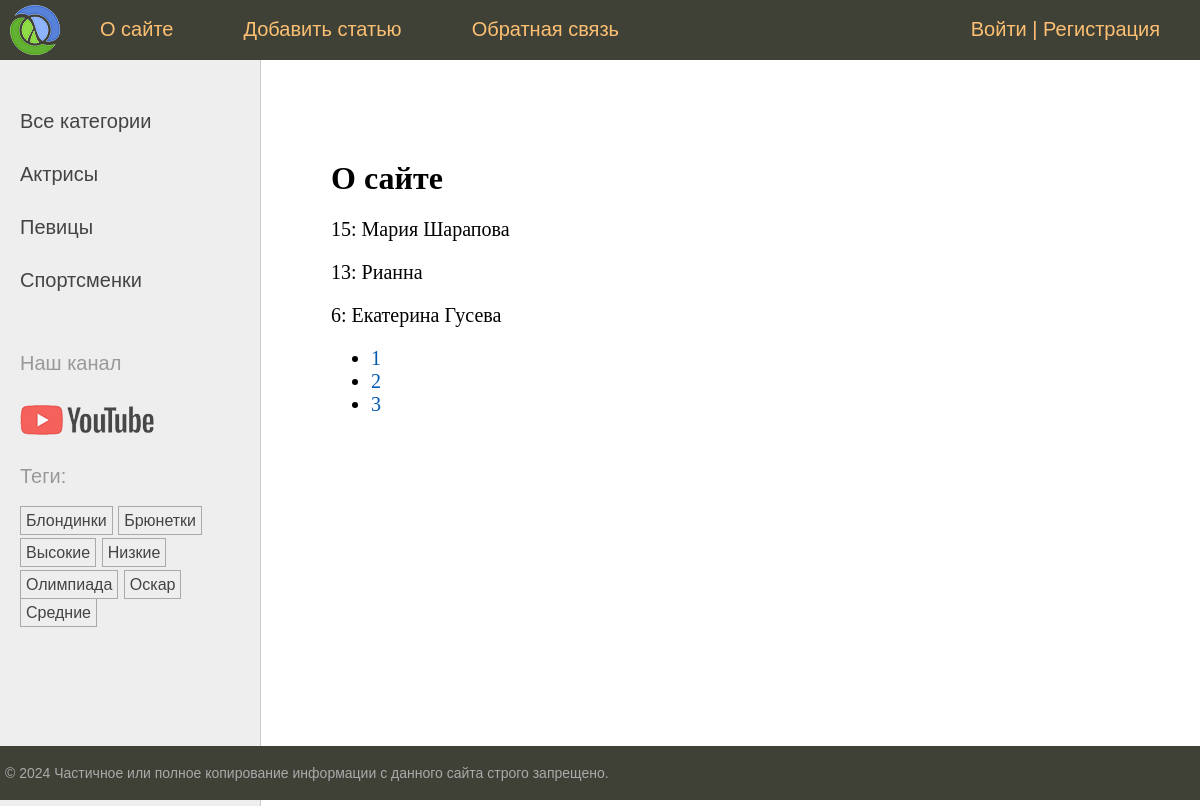
Page /about/ on the earlier database version.
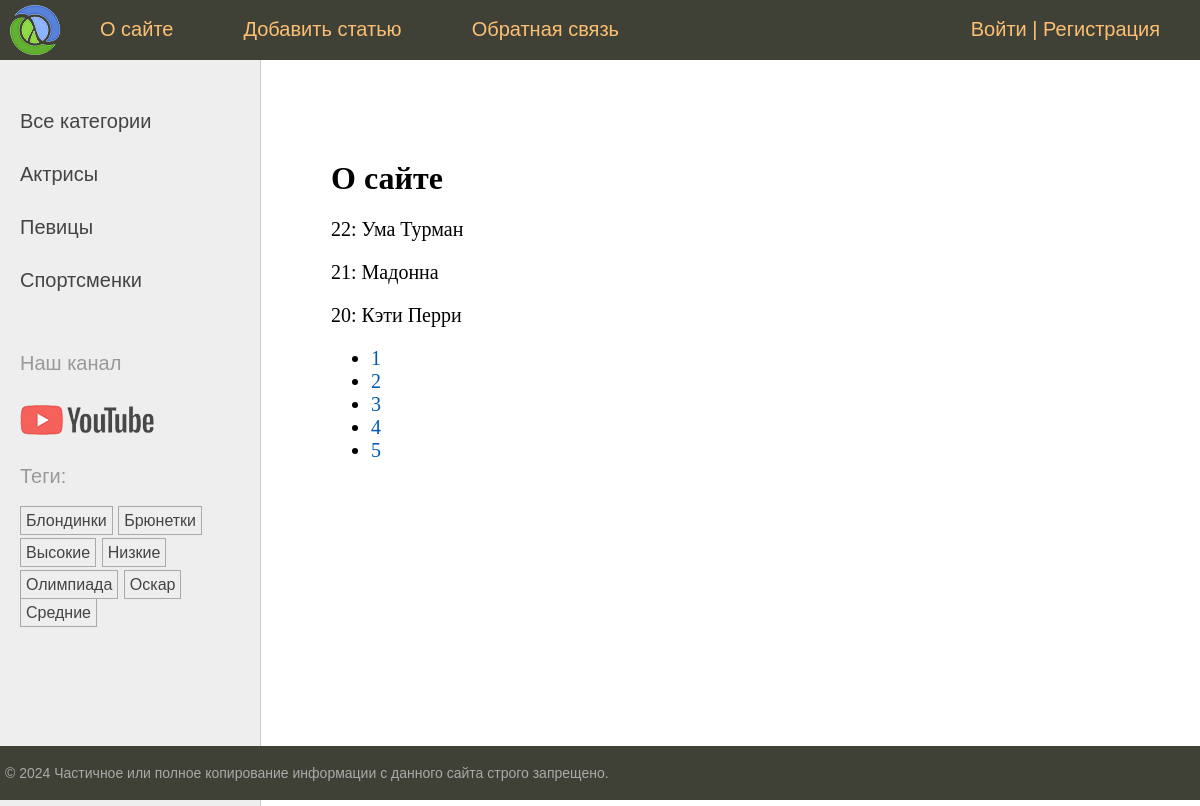
Same page on the later database version.
### women/models.py (models this page shows, shortened)
class Category(models.Model):  # Модель Category в виде класса для связи many-to-one (нашей первичной модели category)
    name = models.CharField(max_length=100, db_index=True, verbose_name="Категория")  # имя категории + индекс-е поле
    slug = models.SlugField(max_length=255, unique=True, db_index=True)  # поле для обращения по slug + index
    class Meta:  # мета класс для вывода класса Category в админ панель
        verbose_name = "Категория"
        verbose_name_plural = "Категории"
    def get_absolute_url(self):  # метод для формирования URl адреса (см шаблон в list_categories.html)
        return reverse('category', kwargs={'cat_slug': self.slug})  # возвращает с помощью reverse маршрут по

class TagPost(models.Model):  # модель для тегов наследуем от класса Model
    tag = models.CharField(max_length=100, db_index=True)  # название тега(индексированное) + max длина 100 символов
    slug = models.SlugField(max_length=255, unique=True, db_index=True)  # поле для slug (уникален и индексирован)
    def get_absolute_url(self):  # метод возвращает url для конкретного тега(также отвечает в админке-смотреть на сайте)
        return reverse('tag', kwargs={'tag_slug': self.slug})  # slug берется из бд и формируется маршрут

class Women(models.Model):  # наш класс-модель с полями для таблицы
    class Status(models.IntegerChoices):  # класс для именовывания опубликованных/не опубликованных статей в виджете
        DRAFT = 0, 'Черновик'  # название-статус в виджете в виде кортежа с int
        PUBLISHED = 1, 'Опубликовано'  # - костыль в 20 строке - преобразует 1 и 0 в булевы значения
    title = models.CharField(max_length=255, verbose_name="Заголовок")  # Заголовок с максимальным кол-во символов
    slug = models.SlugField(max_length=255, unique=True, db_index=True, verbose_name="Slug",  # связка с slug в urls
                            validators=[  # стандартные валидаторы для slug + сообщение
                                MinLengthValidator(5, message="Минимум 5 символов"),
                                MaxLengthValidator(100, message="Максимум 100 символов")])
    photo = models.ImageField(upload_to="photos/%y/%m/%d", default=None,  # поле для загрузки фото для постов +
                              blank=True, null=True, verbose_name="Фото")  # параметры загрузки(каталог, имя...)
    content = models.TextField(blank=True, verbose_name="Текст статьи")  # Поле для текста(статьи) с доступно пустым
    time_create = models.DateTimeField(auto_now_add=True, verbose_name="Время создания")  # авто заполнение времени
    time_update = models.DateTimeField(auto_now=True, verbose_name="Время изменения")  # меняющееся при каждом изменении
    is_published = models.BooleanField(choices=tuple(map(lambda x: (bool(x[0]), x[1]), Status.choices)),  # Публикация +
                                       default=Status.DRAFT, verbose_name="Статус")  # костыль "опубликовано" в админке
    cat = models.ForeignKey('Category', on_delete=models.PROTECT, related_name='posts', verbose_name="Категории")
    tags = models.ManyToManyField('TagPost', blank=True, related_name='tags', verbose_name="Теги")  # many-to-many
    husband = models.OneToOneField('Husband', on_delete=models.SET_NULL,
                                   null=True, blank=True, related_name='wuman', verbose_name="Муж")
    objects = models.Manager()  # пользовательский менеджер по умолчанию (работает, если published не активен)
    published = PublishedManager()  # пользовательский менеджер публикаций(да/нет)
    class Meta:  # спец класс для сортировки полей модели Women с методом ordering и indexes + порядок сортировки
        verbose_name = "Известные женщины"  # заголовок для админки
        verbose_name_plural = "Известные женщины"  # заголовок во множественном числе (без -s)
        ordering = ['-time_create']  # порядок сортировки
        indexes = [  # список индексированных полей для ускорения сортировки
            models.Index(fields=['-time_create'])  # class Meta - для управления сортировкой на уровне класса
        ]

### women/views.py (the view)
# urls.py: path('about/', views.about, name='about'),  # маршрут about(о сайте)
def about(request):  # ф-я представления about(о сайте) + render ( 3 - аргумент в виде словаря в шаблоне about)
    contact_list = Women.published.all()  # Взять все опубликованные записи из модели Women
    paginator = Paginator(contact_list, 3)  # Класс Paginator, все опубл записи + кол-во элементов на странице
    page_number = request.GET.get('page')  # Через GET-запрос получить номер ('page') для отображения текущей страницы
    page_obj = paginator.get_page(page_number)  # получить текущую страницу по номеру (page_number)
    return render(request, 'women/about.html',
                  {'title': 'О сайте', 'page_obj': page_obj})  # путь к шаблону + передача формы в шаблоны

### users/context_processors.py (called while the page is built)
def get_women_context(request):  # Конт-й шаблонный проц-р для отображения главного меню
    return {'mainmenu': menu}  # вернуть словарь и автоматически передать его во все шаблоны + переменная menu

### women/models.py (called while the page is built)
    def get_queryset(self):  # возвращает опубликованные посты(спец метод базового класса)
        return super().get_queryset().filter(is_published=Women.Status.PUBLISHED)  # возвращает опубликованные статьи

### women/templatetags/women_tags.py (called while the page is built)
@register.inclusion_tag('women/list_categories.html')  # inclusion тэг формирует шаблон и возвр-т фрагмент HTML-страницы
def show_categories(cat_selected=0):  # ф-я возвращает обработанную HTML-страницу
    cats = Category.objects.annotate(total=Count("posts")).filter(total__gt=0)  # вывод категорий, связанных с
    return {'cats': cats, 'cat_selected': cat_selected}  # возвращает список cats_db по переменной cats

@register.inclusion_tag('women/list_tags.html')  # шаблонный тег для отображения тегов в левом сайдбаре
def show_all_tags():
    return {'tags': TagPost.objects.annotate(total=Count("tags")).filter(total__gt=0)}  # возвращает теги из модели

### women/templates/women/about.html
{% extends 'base.html' %}
{% block content %}
<h1>{{ title }}</h1>
{% for item in page_obj %}
<p>{{ item.pk }}: {{ item.title }}</p>
{% endfor %}
<nav>
    <ul>
        {% for p in page_obj.paginator.page_range %}
        <li>
            <a href="?page={{ p }}">{{ p }}</a>
        </li>
        {% endfor %}
    </ul>
</nav>
{% endblock %}

### women/templates/women/list_categories.html
{% for cat in cats %}
{% if cat_id == cat_selected %}
<li class="selected">{{cat.name}}</li>
{% else %}
<li><a href="{{ cat.get_absolute_url }}">{{cat.name}}</a></li>
{% endif %}
{% endfor %}

### women/templates/women/list_tags.html
{% if tags %}
    <p>Теги:</p>
    <ul class="tags-list">
        {% for t in tags %}
        <li><a href="{{t.get_absolute_url}}">{{t.tag}}</a></li>
        {% endfor %}
    </ul>
{% endif %}

Differences in the rows shown:
no longer on this page (row unchanged): Women: pk "15", title "Мария Шарапова"
no longer on this page (row unchanged): Women: pk "13", title "Рианна"
no longer on this page (row unchanged): Women: pk "6", title "Екатерина Гусева"
added Women: pk "22", title "Ума Турман"
added Women: pk "21", title "Мадонна"
added Women: pk "20", title "Кэти Перри"
Other differences:
new list line: "4"
new list line: "5"
